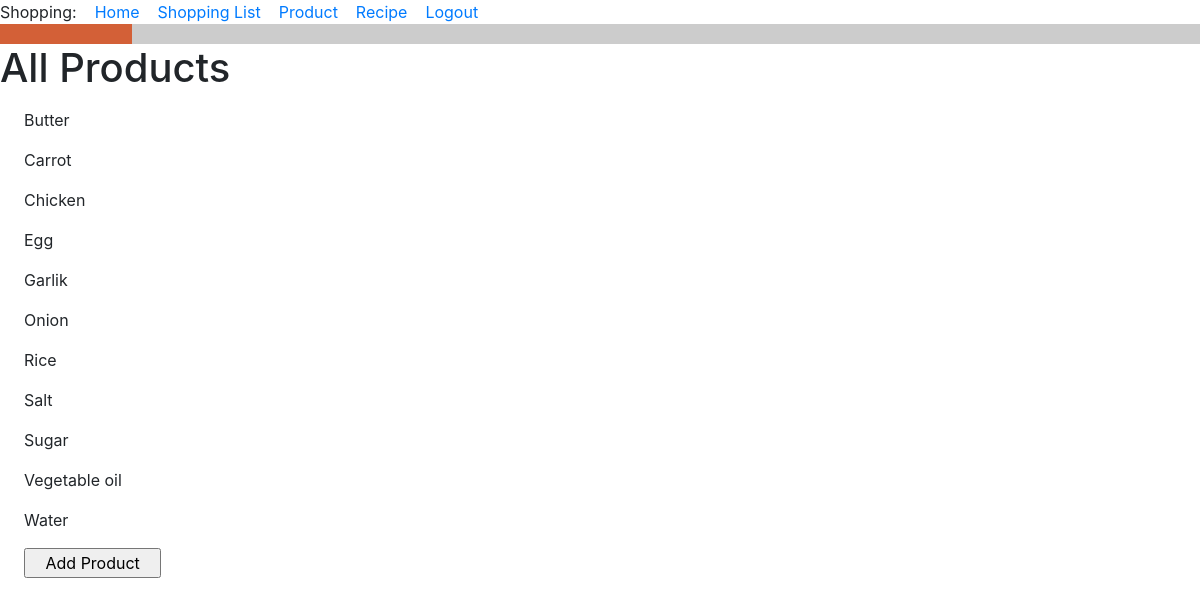
The page /all_products (signed in) on the database its author committed.
### food_app/models.py (models this page shows, shortened)
class Product(db.Model):
    id = db.Column(db.Integer, primary_key=True)
    title = db.Column(db.String(256), index=True, unique=True, nullable=False)
    type_of_product = db.Column(db.String(120))
    unit_of_measure = db.Column(db.String(120))
    def __str__(self):
        return f'{self.title}'.capitalize()  # Big first letter only.

### food_app/routes.py (the view)
@app.route('/all_products', methods=['GET', 'POST'])
@login_required
def all_products():
    products = Product.query.order_by(Product.title).all()  # by ABC order
    return render_template('all_products.html', title='All Products', products=products)

### food_app/models.py (called while the page is built)
@login.user_loader
def load_user(id):
    return User.query.get(int(id))

### food_app/templates/all_products.html
{% extends "base.html" %}
{% block content %}
<h1>All Products</h1>
    {% for product in products %}
    <div><p><p style="margin-left:1.5em">{{ product }}</p></div>
    {% endfor %}
<form>
<p style="margin-left:1.5em"><input type="button" value="   Add Product   " onClick='location.href="add_product"'>
</form>
{% endblock %}

### rows shown on the page
Product: title "Butter"
Product: title "Carrot"
Product: title "Chicken"
Product: title "Egg"
Product: title "Garlik"
Product: title "Onion"
Product: title "Rice"
Product: title "Salt"
Product: title "Sugar"
Product: title "Vegetable oil"
Product: title "Water"
